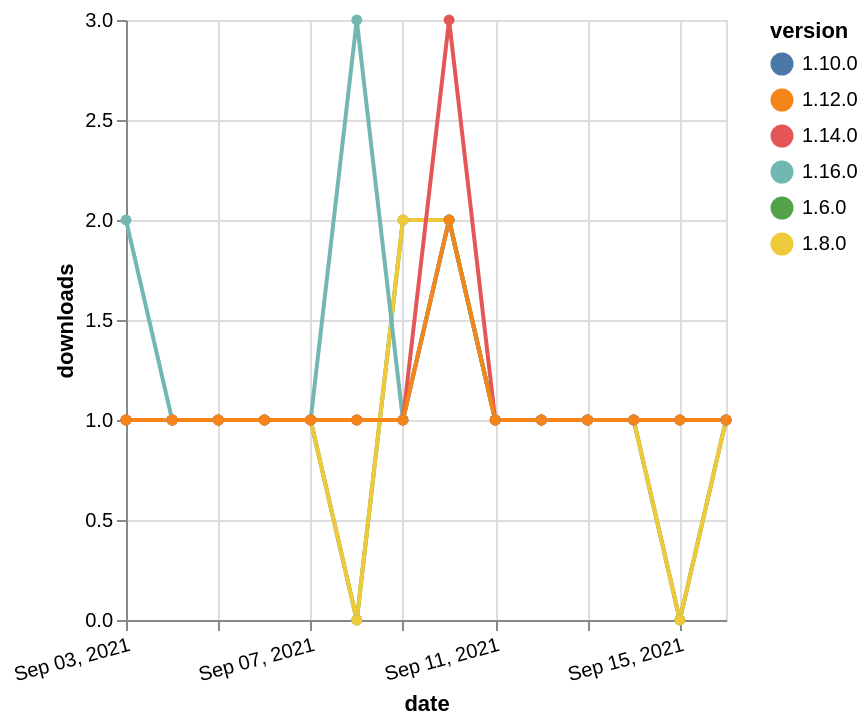

The Vega-Lite source for this figure:
### Vega-Lite specification from a JSON file in a GitHub repository (floating-point values rounded to 4 significant figures)
{"$schema": "https://vega.github.io/schema/vega-lite/v5.json", "description": "A simple bar chart with embedded data.", "data": {"values": [{"date": "2021-09-03", "total": 248, "delta": 1, "version": "1.6.0"}, {"date": "2021-09-04", "total": 249, "delta": 1, "version": "1.6.0"}, {"date": "2021-09-05", "total": 250, "delta": 1, "version": "1.6.0"}, {"date": "2021-09-06", "total": 251, "delta": 1, "version": "1.6.0"}, {"date": "2021-09-07", "total": 252, "delta": 1, "version": "1.6.0"}, {"date": "2021-09-08", "total": 252, "delta": 0, "version": "1.6.0"}, {"date": "2021-09-09", "total": 254, "delta": 2, "version": "1.6.0"}, {"date": "2021-09-10", "total": 256, "delta": 2, "version": "1.6.0"}, {"date": "2021-09-11", "total": 257, "delta": 1, "version": "1.6.0"}, {"date": "2021-09-12", "total": 258, "delta": 1, "version": "1.6.0"}, {"date": "2021-09-13", "total": 259, "delta": 1, "version": "1.6.0"}, {"date": "2021-09-14", "total": 260, "delta": 1, "version": "1.6.0"}, {"date": "2021-09-15", "total": 260, "delta": 0, "version": "1.6.0"}, {"date": "2021-09-16", "total": 261, "delta": 1, "version": "1.6.0"}, {"date": "2021-09-03", "total": 199, "delta": 1, "version": "1.8.0"}, {"date": "2021-09-04", "total": 200, "delta": 1, "version": "1.8.0"}, {"date": "2021-09-05", "total": 201, "delta": 1, "version": "1.8.0"}, {"date": "2021-09-06", "total": 202, "delta": 1, "version": "1.8.0"}, {"date": "2021-09-07", "total": 203, "delta": 1, "version": "1.8.0"}, {"date": "2021-09-08", "total": 203, "delta": 0, "version": "1.8.0"}, {"date": "2021-09-09", "total": 205, "delta": 2, "version": "1.8.0"}, {"date": "2021-09-10", "total": 207, "delta": 2, "version": "1.8.0"}, {"date": "2021-09-11", "total": 208, "delta": 1, "version": "1.8.0"}, {"date": "2021-09-12", "total": 209, "delta": 1, "version": "1.8.0"}, {"date": "2021-09-13", "total": 210, "delta": 1, "version": "1.8.0"}, {"date": "2021-09-14", "total": 211, "delta": 1, "version": "1.8.0"}, {"date": "2021-09-15", "total": 211, "delta": 0, "version": "1.8.0"}, {"date": "2021-09-16", "total": 212, "delta": 1, "version": "1.8.0"}, {"date": "2021-09-03", "total": 192, "delta": 1, "version": "1.10.0"}, {"date": "2021-09-04", "total": 193, "delta": 1, "version": "1.10.0"}, {"date": "2021-09-05", "total": 194, "delta": 1, "version": "1.10.0"}, {"date": "2021-09-06", "total": 195, "delta": 1, "version": "1.10.0"}, {"date": "2021-09-07", "total": 196, "delta": 1, "version": "1.10.0"}, {"date": "2021-09-08", "total": 197, "delta": 1, "version": "1.10.0"}, {"date": "2021-09-09", "total": 198, "delta": 1, "version": "1.10.0"}, {"date": "2021-09-10", "total": 200, "delta": 2, "version": "1.10.0"}, {"date": "2021-09-11", "total": 201, "delta": 1, "version": "1.10.0"}, {"date": "2021-09-12", "total": 202, "delta": 1, "version": "1.10.0"}, {"date": "2021-09-13", "total": 203, "delta": 1, "version": "1.10.0"}, {"date": "2021-09-14", "total": 204, "delta": 1, "version": "1.10.0"}, {"date": "2021-09-15", "total": 205, "delta": 1, "version": "1.10.0"}, {"date": "2021-09-16", "total": 206, "delta": 1, "version": "1.10.0"}, {"date": "2021-09-03", "total": 127, "delta": 2, "version": "1.16.0"}, {"date": "2021-09-04", "total": 128, "delta": 1, "version": "1.16.0"}, {"date": "2021-09-05", "total": 129, "delta": 1, "version": "1.16.0"}, {"date": "2021-09-06", "total": 130, "delta": 1, "version": "1.16.0"}, {"date": "2021-09-07", "total": 131, "delta": 1, "version": "1.16.0"}, {"date": "2021-09-08", "total": 134, "delta": 3, "version": "1.16.0"}, {"date": "2021-09-09", "total": 135, "delta": 1, "version": "1.16.0"}, {"date": "2021-09-10", "total": 137, "delta": 2, "version": "1.16.0"}, {"date": "2021-09-11", "total": 138, "delta": 1, "version": "1.16.0"}, {"date": "2021-09-12", "total": 139, "delta": 1, "version": "1.16.0"}, {"date": "2021-09-13", "total": 140, "delta": 1, "version": "1.16.0"}, {"date": "2021-09-14", "total": 141, "delta": 1, "version": "1.16.0"}, {"date": "2021-09-15", "total": 142, "delta": 1, "version": "1.16.0"}, {"date": "2021-09-16", "total": 143, "delta": 1, "version": "1.16.0"}, {"date": "2021-09-03", "total": 197, "delta": 1, "version": "1.14.0"}, {"date": "2021-09-04", "total": 198, "delta": 1, "version": "1.14.0"}, {"date": "2021-09-05", "total": 199, "delta": 1, "version": "1.14.0"}, {"date": "2021-09-06", "total": 200, "delta": 1, "version": "1.14.0"}, {"date": "2021-09-07", "total": 201, "delta": 1, "version": "1.14.0"}, {"date": "2021-09-08", "total": 202, "delta": 1, "version": "1.14.0"}, {"date": "2021-09-09", "total": 203, "delta": 1, "version": "1.14.0"}, {"date": "2021-09-10", "total": 206, "delta": 3, "version": "1.14.0"}, {"date": "2021-09-11", "total": 207, "delta": 1, "version": "1.14.0"}, {"date": "2021-09-12", "total": 208, "delta": 1, "version": "1.14.0"}, {"date": "2021-09-13", "total": 209, "delta": 1, "version": "1.14.0"}, {"date": "2021-09-14", "total": 210, "delta": 1, "version": "1.14.0"}, {"date": "2021-09-15", "total": 211, "delta": 1, "version": "1.14.0"}, {"date": "2021-09-16", "total": 212, "delta": 1, "version": "1.14.0"}, {"date": "2021-09-03", "total": 162, "delta": 1, "version": "1.12.0"}, {"date": "2021-09-04", "total": 163, "delta": 1, "version": "1.12.0"}, {"date": "2021-09-05", "total": 164, "delta": 1, "version": "1.12.0"}, {"date": "2021-09-06", "total": 165, "delta": 1, "version": "1.12.0"}, {"date": "2021-09-07", "total": 166, "delta": 1, "version": "1.12.0"}, {"date": "2021-09-08", "total": 167, "delta": 1, "version": "1.12.0"}, {"date": "2021-09-09", "total": 168, "delta": 1, "version": "1.12.0"}, {"date": "2021-09-10", "total": 170, "delta": 2, "version": "1.12.0"}, {"date": "2021-09-11", "total": 171, "delta": 1, "version": "1.12.0"}, {"date": "2021-09-12", "total": 172, "delta": 1, "version": "1.12.0"}, {"date": "2021-09-13", "total": 173, "delta": 1, "version": "1.12.0"}, {"date": "2021-09-14", "total": 174, "delta": 1, "version": "1.12.0"}, {"date": "2021-09-15", "total": 175, "delta": 1, "version": "1.12.0"}, {"date": "2021-09-16", "total": 176, "delta": 1, "version": "1.12.0"}]}, "width": "container", "mark": {"type": "line", "point": {"filled": true}}, "encoding": {"x": {"field": "date", "type": "temporal", "timeUnit": "yearmonthdate", "title": "date", "axis": {"labelAngle": -15}}, "y": {"field": "delta", "type": "quantitative", "title": "downloads"}, "color": {"field": "version", "type": "nominal"}, "tooltip": {"field": "delta"}}}
